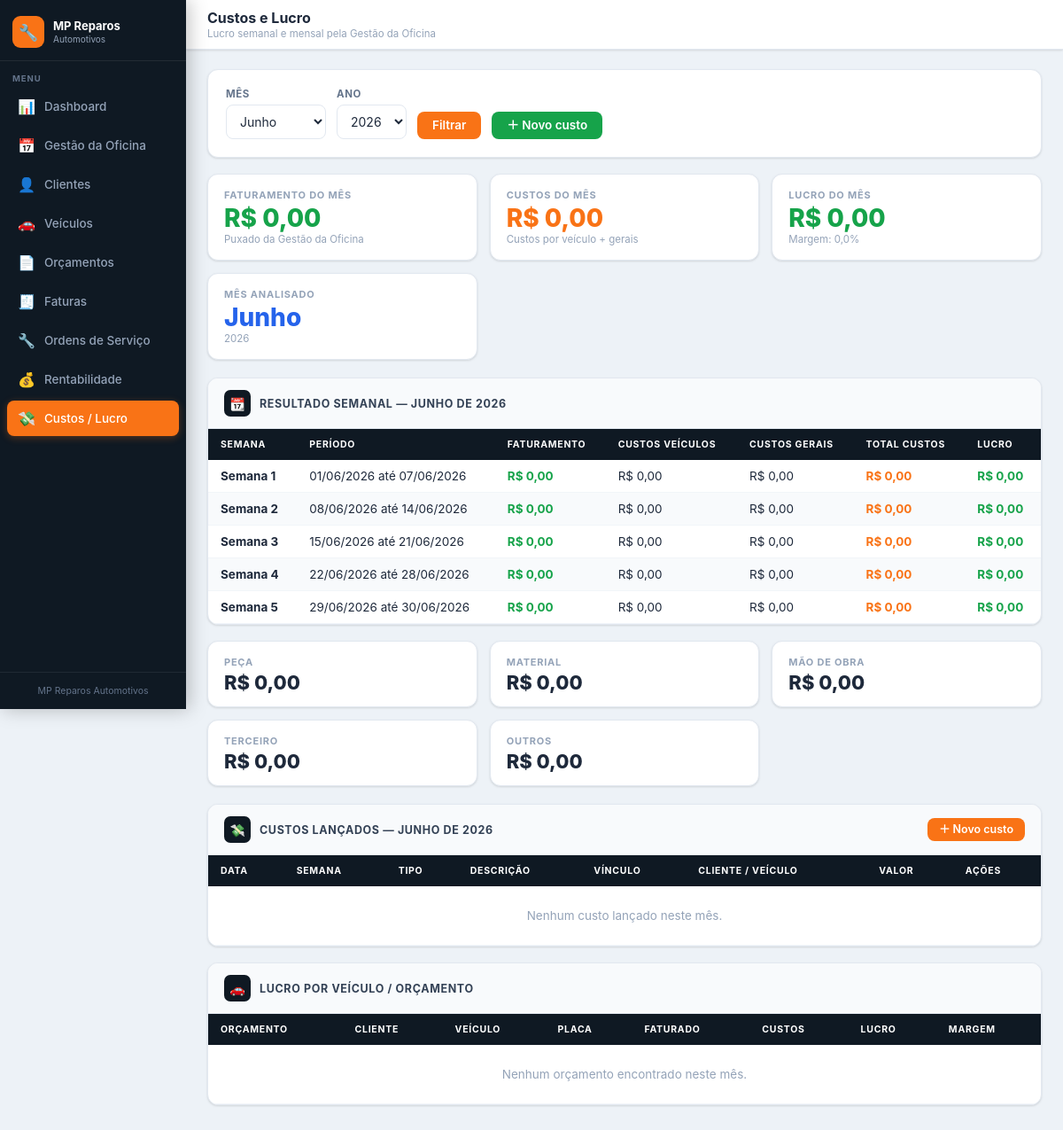
The app's page /custos.php, older data.
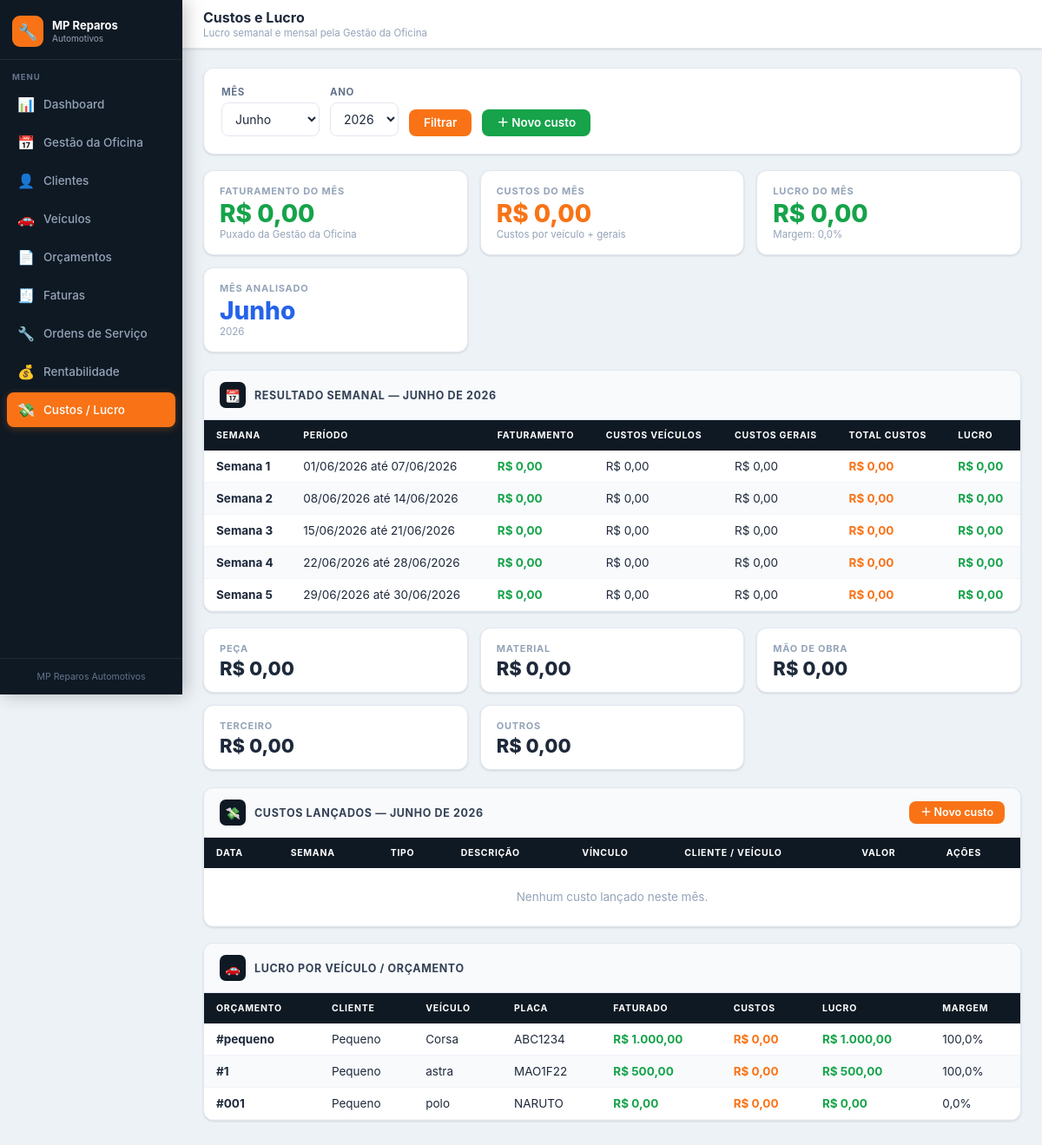
The same page, newer data.
### tables this page shows
CREATE TABLE `orcamentos` (
  `id` int(11) NOT NULL,
  `numero` varchar(20) DEFAULT NULL,
  `cliente_id` int(11) DEFAULT NULL,
  `veiculo_id` int(11) DEFAULT NULL,
  `data_emissao` date DEFAULT NULL,
  `data_validade` date DEFAULT NULL,
  `status` varchar(60) DEFAULT 'Aguardando aprovação',
  `pagamento` varchar(100) DEFAULT NULL,
  `prazo` varchar(100) DEFAULT NULL,
  `garantia` varchar(100) DEFAULT NULL,
  `desconto` decimal(5,2) DEFAULT 0.00,
  `observacoes` text DEFAULT NULL,
  `danos` text DEFAULT NULL,
  `subtotal` decimal(10,2) DEFAULT 0.00,
  `total` decimal(10,2) DEFAULT 0.00,
  `criado_em` timestamp NOT NULL DEFAULT current_timestamp()
);

CREATE TABLE `clientes` (
  `id` int(11) NOT NULL,
  `nome` varchar(150) NOT NULL,
  `cpf_cnpj` varchar(25) DEFAULT NULL,
  `telefone` varchar(25) DEFAULT NULL,
  `email` varchar(100) DEFAULT NULL,
  `endereco` varchar(255) DEFAULT NULL,
  `criado_em` timestamp NOT NULL DEFAULT current_timestamp()
);

CREATE TABLE `veiculos` (
  `id` int(11) NOT NULL,
  `cliente_id` int(11) DEFAULT NULL,
  `placa` varchar(12) NOT NULL,
  `modelo` varchar(100) DEFAULT NULL,
  `marca` varchar(60) DEFAULT NULL,
  `ano` varchar(12) DEFAULT NULL,
  `cor` varchar(50) DEFAULT NULL,
  `km` varchar(25) DEFAULT NULL,
  `seguradora` varchar(100) DEFAULT NULL,
  `chassi` varchar(60) DEFAULT NULL,
  `criado_em` timestamp NOT NULL DEFAULT current_timestamp()
);

### custos.php (the view, shortened to what this page needs)
<?php
$pagina = 'custos';
$titulo = 'Custos e Lucro';
$subtitulo = 'Lucro semanal e mensal pela Gestão da Oficina';
$db = getDB();
$ano = isset($_GET['ano']) ? (int)$_GET['ano'] : (int)date('Y');
$mes = isset($_GET['mes']) ? (int)$_GET['mes'] : (int)date('m');
$meses = [
    1=>'Janeiro',2=>'Fevereiro',3=>'Março',4=>'Abril',
    5=>'Maio',6=>'Junho',7=>'Julho',8=>'Agosto',
    9=>'Setembro',10=>'Outubro',11=>'Novembro',12=>'Dezembro'
];
function moeda($v){
    return 'R$ ' . number_format((float)$v, 2, ',', '.');
}
function dataBR($d){
    return $d ? date('d/m/Y', strtotime($d)) : '—';
}
$inicio = sprintf('%04d-%02d-01', $ano, $mes);
$fim = date('Y-m-t', strtotime($inicio));
$faturamentoMes = $db->query("
    SELECT COALESCE(SUM(valor_total),0) AS total
    FROM agendamentos
    WHERE data_agenda BETWEEN '$inicio' AND '$fim'
    AND (status IS NULL OR status <> 'cancelado')
")->fetch_assoc()['total'];
$totalCustosMes = $db->query("
    SELECT COALESCE(SUM(valor),0) AS total
    FROM custos_servico
    WHERE data_custo BETWEEN '$inicio' AND '$fim'
")->fetch_assoc()['total'];
$lucroMes = $faturamentoMes - $totalCustosMes;
$margemMes = $faturamentoMes > 0 ? ($lucroMes / $faturamentoMes) * 100 : 0;
$resumoTipos = [
    'Peça'=>0,
    'Material'=>0,
    'Mão de obra'=>0,
    'Terceiro'=>0,
    'Outros'=>0
];
$semanas = [];
for($i = 1; $i <= 5; $i++){
    $semInicioDia = (($i - 1) * 7) + 1;
    $semFimDia = min($i * 7, (int)date('t', strtotime($inicio)));
    $iniSemana = sprintf('%04d-%02d-%02d', $ano, $mes, $semInicioDia);
    $fimSemana = sprintf('%04d-%02d-%02d', $ano, $mes, $semFimDia);
    $fatSemana = $db->query("
        SELECT COALESCE(SUM(valor_total),0) AS total
        FROM agendamentos
        WHERE data_agenda BETWEEN '$iniSemana' AND '$fimSemana'
        AND (status IS NULL OR status <> 'cancelado')
    ")->fetch_assoc()['total'];
    $custosSemana = $db->query("
        SELECT COALESCE(SUM(valor),0) AS total
        FROM custos_servico
        WHERE data_custo BETWEEN '$iniSemana' AND '$fimSemana'
    ")->fetch_assoc()['total'];
    $custosGeraisSemana = $db->query("
        SELECT COALESCE(SUM(valor),0) AS total
        FROM custos_servico
        WHERE data_custo BETWEEN '$iniSemana' AND '$fimSemana'
        AND orcamento_id IS NULL
        AND ordem_id IS NULL
    ")->fetch_assoc()['total'];
    $custosVeiculosSemana = $custosSemana - $custosGeraisSemana;
    $lucroSemana = $fatSemana - $custosSemana;
    $semanas[] = [
        'num' => $i,
        'inicio' => $iniSemana,
        'fim' => $fimSemana,
        'faturamento' => $fatSemana,
        'custos' => $custosSemana,
        'custos_gerais' => $custosGeraisSemana,
        'custos_veiculos' => $custosVeiculosSemana,
        'lucro' => $lucroSemana
    ];
}
$custos = $db->query("
    SELECT
        cs.*,
        o.numero AS numero_orcamento,
        c.nome AS cliente,
        v.modelo,
        v.placa,
        os.numero_os
    FROM custos_servico cs
    LEFT JOIN orcamentos o ON o.id = cs.orcamento_id
    LEFT JOIN clientes c ON c.id = o.cliente_id
    LEFT JOIN veiculos v ON v.id = o.veiculo_id
    LEFT JOIN ordens_servico os ON os.id = cs.ordem_id
    WHERE cs.data_custo BETWEEN '$inicio' AND '$fim'
    ORDER BY cs.data_custo DESC, cs.id DESC
");
$lucroPorOrcamento = $db->query("
    SELECT
        o.id,
        o.numero,
        o.total AS faturado,
        c.nome AS cliente,
        v.modelo,
        v.placa,
        COALESCE(custos.total_custos,0) AS custos,
        (o.total - COALESCE(custos.total_custos,0)) AS lucro,
        CASE
            WHEN o.total > 0 THEN ((o.total - COALESCE(custos.total_custos,0)) / o.total) * 100
            ELSE 0
        END AS margem
    FROM orcamentos o
    LEFT JOIN clientes c ON c.id = o.cliente_id
    LEFT JOIN veiculos v ON v.id = o.veiculo_id
    LEFT JOIN (
        SELECT
            COALESCE(cs.orcamento_id, os.orcamento_id) AS orcamento_ref,
            SUM(cs.valor) AS total_custos
        FROM custos_servico cs
        LEFT JOIN ordens_servico os ON os.id = cs.ordem_id
        WHERE cs.data_custo BETWEEN '$inicio' AND '$fim'
        GROUP BY COALESCE(cs.orcamento_id, os.orcamento_id)
    ) custos ON custos.orcamento_ref = o.id
    WHERE o.data_emissao BETWEEN '$inicio' AND '$fim'
    AND (o.status IS NULL OR o.status <> 'Cancelado')
    ORDER BY lucro DESC
");
include 'includes/topo.php';
?>
<div class="card">
    <div class="card-body">
        <form method="GET" style="display:flex;gap:12px;align-items:end;flex-wrap:wrap;">
            <div class="field" style="margin:0;">
                <label>Mês</label>
                <select name="mes">
                    <?php foreach($meses as $n=>$nome): ?>
                        <option value="<?= $n ?>" <?= $n == $mes ? 'selected' : '' ?>>
                            <?= $nome ?>
                        </option>
                    <?php endforeach; ?>
                </select>
            </div>
            <div class="field" style="margin:0;">
                <label>Ano</label>
                <select name="ano">
                    <?php for($a = date('Y')+2; $a >= 2020; $a--): ?>
                        <option value="<?= $a ?>" <?= $a == $ano ? 'selected' : '' ?>>
                            <?= $a ?>
                        </option>
                    <?php endfor; ?>
                </select>
            </div>
            <button class="btn btn-primary" type="submit">Filtrar</button>
            <button class="btn btn-success" type="button" onclick="abrirModal('modal-custo')">
                ＋ Novo custo
            </button>
        </form>
    </div>
</div>
<div class="stats-grid">
    <div class="stat-card">
        <div class="stat-label">Faturamento do mês</div>
        <div class="stat-val green"><?= moeda($faturamentoMes) ?></div>
        <div class="stat-sub">Puxado da Gestão da Oficina</div>
    </div>
    <div class="stat-card">
        <div class="stat-label">Custos do mês</div>
        <div class="stat-val orange"><?= moeda($totalCustosMes) ?></div>
        <div class="stat-sub">Custos por veículo + gerais</div>
    </div>
    <div class="stat-card">
        <div class="stat-label">Lucro do mês</div>
        <div class="stat-val <?= $lucroMes >= 0 ? 'green' : 'orange' ?>">
            <?= moeda($lucroMes) ?>
        </div>
        <div class="stat-sub">Margem: <?= number_format($margemMes,1,',','.') ?>%</div>
    </div>
    <div class="stat-card">
        <div class="stat-label">Mês analisado</div>
        <div class="stat-val blue"><?= $meses[$mes] ?></div>
        <div class="stat-sub"><?= $ano ?></div>
    </div>
</div>
<div class="card">
    <div class="card-header">
        <div class="card-header-left">
            <div class="card-icon">📆</div>
            <div class="card-title">Resultado semanal — <?= $meses[$mes] ?> de <?= $ano ?></div>
        </div>
    </div>
    <div class="card-body" style="padding:0;">
        <div class="table-wrap">
            <table class="tabela">
                <thead>
                    <tr>
                        <th>Semana</th>
                        <th>Período</th>
                        <th>Faturamento</th>
                        <th>Custos veículos</th>
                        <th>Custos gerais</th>
                        <th>Total custos</th>
                        <th>Lucro</th>
                    </tr>
                </thead>
                <tbody>
                    <?php foreach($semanas as $s): ?>
                        <tr>
                            <td><strong>Semana <?= $s['num'] ?></strong></td>
                            <td><?= dataBR($s['inicio']) ?> até <?= dataBR($s['fim']) ?></td>
                            <td><strong style="color:var(--green);"><?= moeda($s['faturamento']) ?></strong></td>
                            <td><?= moeda($s['custos_veiculos']) ?></td>
                            <td><?= moeda($s['custos_gerais']) ?></td>
                            <td><strong style="color:var(--orange);"><?= moeda($s['custos']) ?></strong></td>
                            <td>
                                <strong style="color:<?= $s['lucro'] >= 0 ? 'var(--green)' : 'var(--red)' ?>;">
                                    <?= moeda($s['lucro']) ?>
                                </strong>
                            </td>
                        </tr>
                    <?php endforeach; ?>
                </tbody>
            </table>
        </div>
    </div>
</div>
<div class="stats-grid">
    <?php foreach($resumoTipos as $tipo=>$valor): ?>
        <div class="stat-card">
            <div class="stat-label"><?= htmlspecialchars($tipo) ?></div>
            <div class="stat-val" style="font-size:22px;"><?= moeda($valor) ?></div>
        </div>
    <?php endforeach; ?>
</div>
<div class="card">
    <div class="card-header">
        <div class="card-header-left">
            <div class="card-icon">💸</div>
            <div class="card-title">Custos lançados — <?= $meses[$mes] ?> de <?= $ano ?></div>
        </div>
        <button class="btn btn-primary btn-sm" onclick="abrirModal('modal-custo')">＋ Novo custo</button>
    </div>
    <div class="card-body" style="padding:0;">
        <div class="table-wrap">
            <table class="tabela">
                <thead>
                    <tr>
                        <th>Data</th>
                        <th>Semana</th>
                        <th>Tipo</th>
                        <th>Descrição</th>
                        <th>Vínculo</th>
                        <th>Cliente / Veículo</th>
                        <th>Valor</th>
                        <th>Ações</th>
                    </tr>
                </thead>
                <tbody>
                    <?php if($custos->num_rows == 0): ?>
                        <tr>
                            <td colspan="8" style="text-align:center;padding:25px;color:var(--g400);">
                                Nenhum custo lançado neste mês.
                            </td>
                        </tr>
                    <?php endif; ?>
                </tbody>
            </table>
        </div>
    </div>
</div>
<div class="card">
    <div class="card-header">
        <div class="card-header-left">
            <div class="card-icon">🚗</div>
            <div class="card-title">Lucro por veículo / orçamento</div>
        </div>
    </div>
    <div class="card-body" style="padding:0;">
        <div class="table-wrap">
            <table class="tabela">
                <thead>
                    <tr>
                        <th>Orçamento</th>
                        <th>Cliente</th>
                        <th>Veículo</th>
                        <th>Placa</th>
                        <th>Faturado</th>
                        <th>Custos</th>
                        <th>Lucro</th>
                        <th>Margem</th>
                    </tr>
                </thead>
                <tbody>
                    <?php if($lucroPorOrcamento->num_rows == 0): ?>
                        <tr>
                            <td colspan="8" style="text-align:center;padding:25px;color:var(--g400);">
                                Nenhum orçamento encontrado neste mês.
                            </td>
                        </tr>
                    <?php endif; ?>
                    <?php while($l = $lucroPorOrcamento->fetch_assoc()): ?>
                        <tr>
                            <td><strong>#<?= htmlspecialchars($l['numero'] ?: $l['id']) ?></strong></td>
                            <td><?= htmlspecialchars($l['cliente'] ?: 'Cliente') ?></td>
                            <td><?= htmlspecialchars($l['modelo'] ?: 'Veículo') ?></td>
                            <td><?= htmlspecialchars($l['placa'] ?: '—') ?></td>
                            <td><strong style="color:var(--green);"><?= moeda($l['faturado']) ?></strong></td>
                            <td><strong style="color:var(--orange);"><?= moeda($l['custos']) ?></strong></td>
                            <td>
                                <strong style="color:<?= $l['lucro'] >= 0 ? 'var(--green)' : 'var(--red)' ?>;">
                                    <?= moeda($l['lucro']) ?>
                                </strong>
                            </td>
                            <td><?= number_format($l['margem'],1,',','.') ?>%</td>
                        </tr>
                    <?php endwhile; ?>
                </tbody>
            </table>
        </div>
    </div>
</div>
<?php include 'includes/rodape.php'; ?>

### includes/topo.php (shortened to what this page needs)
<!DOCTYPE html>
<html lang="pt-BR">
<head>
<link rel="stylesheet" href="assets/style.css">
</head>
<body>
<nav class="sidebar">
  <div class="sidebar-brand">
    <div class="brand-icon">🔧</div>
    <div>
      <div class="brand-name">MP Reparos</div>
      <div class="brand-sub">Automotivos</div>
    </div>
  </div>
  <div class="nav-section">Menu</div>
  <a href="index.php" class="nav-item <?= ($pagina==='dashboard')?'active':'' ?>">
    <span class="nav-icon">📊</span><span>Dashboard</span>
  </a>
<a href="gestao.php" class="nav-item <?= ($pagina==='gestao')?'active':'' ?>">
    <span class="nav-icon">📅</span><span>Gestão da Oficina</span>
</a>
  <a href="clientes.php" class="nav-item <?= ($pagina==='clientes')?'active':'' ?>">
    <span class="nav-icon">👤</span><span>Clientes</span>
  </a>
  <a href="veiculos.php" class="nav-item <?= ($pagina==='veiculos')?'active':'' ?>">
    <span class="nav-icon">🚗</span><span>Veículos</span>
  </a>
  <a href="orcamentos.php" class="nav-item <?= ($pagina==='orcamentos')?'active':'' ?>">
    <span class="nav-icon">📄</span><span>Orçamentos</span>
  </a>
  <a href="faturas.php" class="nav-item <?= ($pagina==='faturas')?'active':'' ?>">
  <span class="nav-icon">🧾</span><span>Faturas</span>
</a>
  <a href="ordens.php" class="nav-item <?= ($pagina==='ordens')?'active':'' ?>">
  <span class="nav-icon">🔧</span><span>Ordens de Serviço</span>
</a>
<a href="clientes_rentabilidade.php" class="nav-item <?= ($pagina==='clientes_rentabilidade')?'active':'' ?>">
  <span class="nav-icon">💰</span><span>Rentabilidade</span>
</a>
<a href="custos.php" class="nav-item <?= ($pagina==='custos')?'active':'' ?>">
  <span class="nav-icon">💸</span><span>Custos / Lucro</span>
</a>
  <div class="sidebar-footer">MP Reparos Automotivos</div>
</nav>
<div class="main">
  <div class="topbar">
    <div>
      <div class="topbar-title"><?= $titulo ?? 'Sistema' ?></div>
      <div class="topbar-sub"><?= $subtitulo ?? 'MP Reparos Automotivos' ?></div>
    </div>
  </div>
  <div class="content">

### includes/rodape.php (shortened to what this page needs)
  </div>
</div>
</body>
</html>

Row changes from the older to the newer data that the page shows:
added orcamentos: numero "pequeno", cliente.nome "Pequeno", veiculo.modelo "Corsa", veiculo.placa "ABC1234", total "R$ 1.000,00", custos "R$ 0,00", lucro "R$ 1.000,00", margem "100,0"
added orcamentos: numero "1", cliente.nome "Pequeno", veiculo.modelo "astra", veiculo.placa "MAO1F22", total "R$ 500,00", custos "R$ 0,00", lucro "R$ 500,00", margem "100,0"
added orcamentos: numero "001", cliente.nome "Pequeno", veiculo.modelo "polo", veiculo.placa "NARUTO", total "R$ 0,00", custos "R$ 0,00", lucro "R$ 0,00", margem "0,0"
Text that changed along with them:
text no longer shown: "Nenhum orçamento encontrado neste mês."
